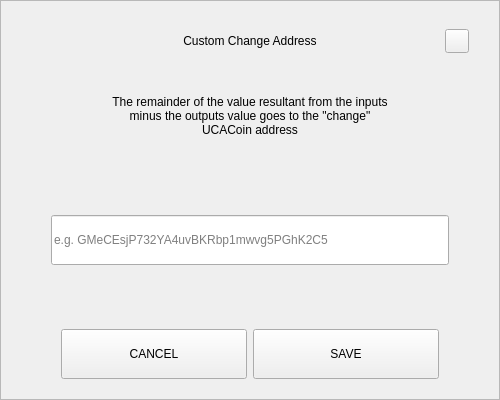
<?xml version="1.0" encoding="UTF-8"?>
<ui version="4.0">
 <class>SendChangeAddressDialog</class>
 <widget class="QDialog" name="SendChangeAddressDialog">
  <property name="geometry">
   <rect>
    <x>0</x>
    <y>0</y>
    <width>500</width>
    <height>400</height>
   </rect>
  </property>
  <property name="windowTitle">
   <string>Dialog</string>
  </property>
  <layout class="QVBoxLayout" name="verticalLayout">
   <property name="spacing">
    <number>0</number>
   </property>
   <property name="leftMargin">
    <number>0</number>
   </property>
   <property name="topMargin">
    <number>0</number>
   </property>
   <property name="rightMargin">
    <number>0</number>
   </property>
   <property name="bottomMargin">
    <number>0</number>
   </property>
   <item>
    <widget class="QFrame" name="frame">
     <property name="styleSheet">
      <string notr="true"/>
     </property>
     <property name="frameShape">
      <enum>QFrame::StyledPanel</enum>
     </property>
     <property name="frameShadow">
      <enum>QFrame::Raised</enum>
     </property>
     <layout class="QVBoxLayout" name="verticalLayout_2" stretch="0,0,0,0,0,0,0">
      <property name="spacing">
       <number>0</number>
      </property>
      <property name="leftMargin">
       <number>30</number>
      </property>
      <property name="topMargin">
       <number>20</number>
      </property>
      <property name="rightMargin">
       <number>30</number>
      </property>
      <property name="bottomMargin">
       <number>20</number>
      </property>
      <item>
       <layout class="QHBoxLayout" name="horizontalLayout_3">
        <property name="spacing">
         <number>0</number>
        </property>
        <item>
         <spacer name="horizontalSpacer_2">
          <property name="orientation">
           <enum>Qt::Horizontal</enum>
          </property>
          <property name="sizeHint" stdset="0">
           <size>
            <width>40</width>
            <height>20</height>
           </size>
          </property>
         </spacer>
        </item>
        <item>
         <widget class="QLabel" name="labelTitle">
          <property name="minimumSize">
           <size>
            <width>0</width>
            <height>40</height>
           </size>
          </property>
          <property name="maximumSize">
           <size>
            <width>16777215</width>
            <height>40</height>
           </size>
          </property>
          <property name="styleSheet">
           <string notr="true">padding-left:24px;</string>
          </property>
          <property name="text">
           <string>Custom Change Address</string>
          </property>
          <property name="alignment">
           <set>Qt::AlignCenter</set>
          </property>
          <property name="margin">
           <number>7</number>
          </property>
         </widget>
        </item>
        <item>
         <spacer name="horizontalSpacer">
          <property name="orientation">
           <enum>Qt::Horizontal</enum>
          </property>
          <property name="sizeHint" stdset="0">
           <size>
            <width>40</width>
            <height>20</height>
           </size>
          </property>
         </spacer>
        </item>
        <item>
         <widget class="QPushButton" name="btnEsc">
          <property name="minimumSize">
           <size>
            <width>24</width>
            <height>24</height>
           </size>
          </property>
          <property name="maximumSize">
           <size>
            <width>24</width>
            <height>24</height>
           </size>
          </property>
          <property name="focusPolicy">
           <enum>Qt::NoFocus</enum>
          </property>
          <property name="text">
           <string/>
          </property>
         </widget>
        </item>
       </layout>
      </item>
      <item>
       <spacer name="verticalSpacer_2">
        <property name="orientation">
         <enum>Qt::Vertical</enum>
        </property>
        <property name="sizeType">
         <enum>QSizePolicy::Fixed</enum>
        </property>
        <property name="sizeHint" stdset="0">
         <size>
          <width>20</width>
          <height>20</height>
         </size>
        </property>
       </spacer>
      </item>
      <item alignment="Qt::AlignHCenter">
       <widget class="QLabel" name="labelMessage">
        <property name="minimumSize">
         <size>
          <width>0</width>
          <height>70</height>
         </size>
        </property>
        <property name="text">
         <string>The remainder of the value resultant from the inputs minus the outputs value goes to the &quot;change&quot; UCACoin address</string>
        </property>
        <property name="alignment">
         <set>Qt::AlignCenter</set>
        </property>
        <property name="wordWrap">
         <bool>true</bool>
        </property>
       </widget>
      </item>
      <item>
       <spacer name="verticalSpacer_3">
        <property name="orientation">
         <enum>Qt::Vertical</enum>
        </property>
        <property name="sizeHint" stdset="0">
         <size>
          <width>20</width>
          <height>40</height>
         </size>
        </property>
       </spacer>
      </item>
      <item>
       <layout class="QHBoxLayout" name="horizontalLayout_2">
        <property name="spacing">
         <number>0</number>
        </property>
        <property name="leftMargin">
         <number>20</number>
        </property>
        <property name="rightMargin">
         <number>20</number>
        </property>
        <item>
         <widget class="QLineEdit" name="lineEditAddress">
          <property name="minimumSize">
           <size>
            <width>0</width>
            <height>50</height>
           </size>
          </property>
          <property name="placeholderText">
           <string notr="true">e.g. GMeCEsjP732YA4uvBKRbp1mwvg5PGhK2C5</string>
          </property>
         </widget>
        </item>
       </layout>
      </item>
      <item>
       <spacer name="verticalSpacer">
        <property name="orientation">
         <enum>Qt::Vertical</enum>
        </property>
        <property name="sizeHint" stdset="0">
         <size>
          <width>20</width>
          <height>40</height>
         </size>
        </property>
       </spacer>
      </item>
      <item>
       <layout class="QHBoxLayout" name="horizontalLayout" stretch="2,2">
        <property name="spacing">
         <number>6</number>
        </property>
        <property name="leftMargin">
         <number>30</number>
        </property>
        <property name="rightMargin">
         <number>30</number>
        </property>
        <item>
         <widget class="QPushButton" name="btnCancel">
          <property name="minimumSize">
           <size>
            <width>180</width>
            <height>50</height>
           </size>
          </property>
          <property name="focusPolicy">
           <enum>Qt::NoFocus</enum>
          </property>
          <property name="text">
           <string>CANCEL</string>
          </property>
         </widget>
        </item>
        <item>
         <widget class="QPushButton" name="btnSave">
          <property name="minimumSize">
           <size>
            <width>180</width>
            <height>50</height>
           </size>
          </property>
          <property name="focusPolicy">
           <enum>Qt::NoFocus</enum>
          </property>
          <property name="text">
           <string>SAVE</string>
          </property>
         </widget>
        </item>
       </layout>
      </item>
     </layout>
    </widget>
   </item>
  </layout>
 </widget>
 <resources/>
 <connections/>
</ui>
